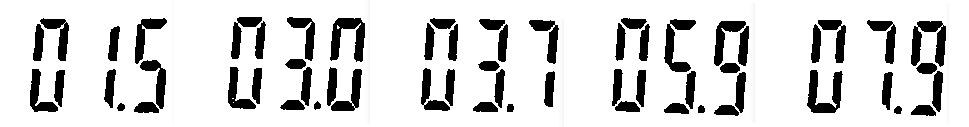
//> input picture codes/exerc12/clock.png, 969 x 127 px
$ ./morf2 clock.png   (built with g++ and OpenCV 4)
//> lines starting //> are read from the running program, lines starting //| are printed output that depends on the picture
#include <iostream>
#include <opencv2/opencv.hpp>

int main(int argc, char** argv) {
  cv::Mat image, erosao, dilatacao, abertura, fechamento, abertfecha;
  cv::Mat str;

  if (argc != 2) {
    std::cout << "morfologia entrada saida\n";
  }

  image = cv::imread(argv[1], cv::IMREAD_UNCHANGED);
//> image is the input picture: 127 rows x 969 cols, CV_8UC1; min 0, max 255, mean 214.1

//  image = cv::imread(argv[1], -1);

  if(image.empty()) {
    std::cout << "Erro ao carregar a imagem: " << argv[1] << std::endl;
    return -1;
  }

  // elemento estruturante
  str = cv::getStructuringElement(cv::MORPH_RECT, cv::Size(3, 3));
  // erosao
  cv::erode(image, erosao, str);
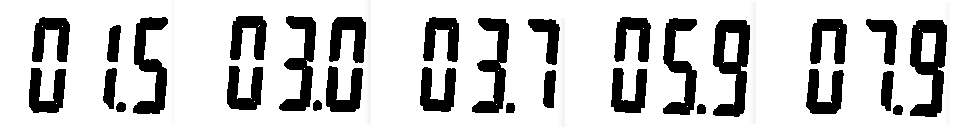
//> erosao: 127 rows x 969 cols, CV_8UC1; min 0, max 255, mean 200
  // dilatacao
  cv::dilate(image, dilatacao, str);
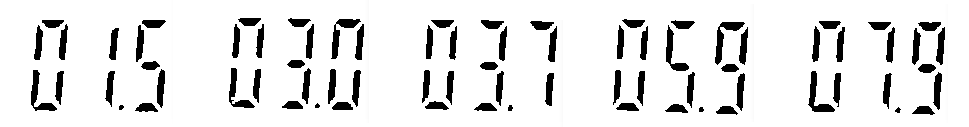
//> dilatacao: 127 rows x 969 cols, CV_8UC1; min 0, max 255, mean 227.5
  // abertura
  cv::morphologyEx(image, abertura, cv::MORPH_OPEN, str);
  // fechamento
  cv::morphologyEx(image, fechamento, cv::MORPH_CLOSE, str);
  // abertura -> fechamento
  cv::morphologyEx(abertura, abertfecha, cv::MORPH_CLOSE, str);

  cv::Mat matArray[] = {erosao, dilatacao, abertura, fechamento, abertfecha};
  cv::hconcat(matArray, 5, image);

  cv::imshow("morfologia", image);

  cv::waitKey();
  return 0;
}
